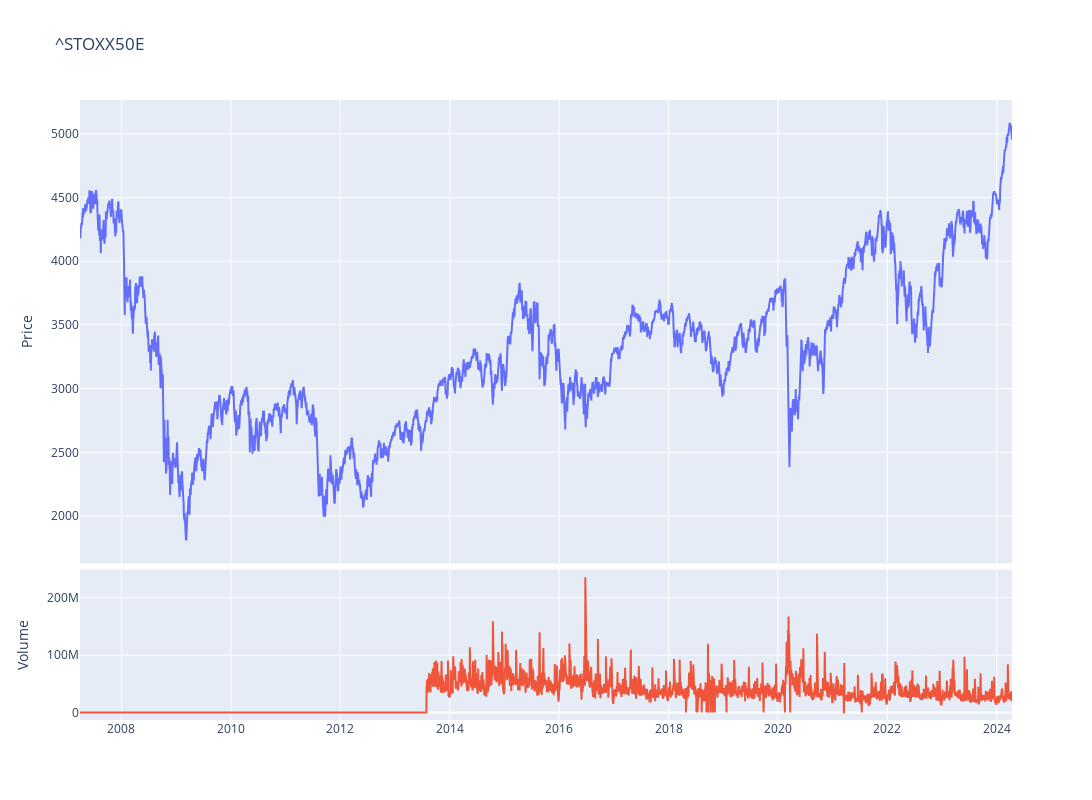

Notebook cell for this chart:
### Code cell
fig = make_subplots(rows=4, cols=1,shared_xaxes=True,vertical_spacing=0.01,specs=[[{'rowspan':3,'colspan':1}],[None],[None],[{'rowspan':1,'colspan':1}]])

# Graph (1,1)
fig.add_trace(go.Scatter(x=stock_ticker.index,y=stock_ticker['Close'],mode="lines",name=f"{ticker}"),row=1, col=1)
# Update xaxis properties
fig.update_yaxes(title_text="Price", row=1, col=1)

# Graph (4,1)
fig.add_trace(go.Scatter(x=stock_ticker.index,y=stock_ticker['Volume'],mode="lines",name='Volume'),row=4, col=1)
fig.update_yaxes(title_text="Volume", row=4, col=1)

fig.update_layout(height=800, width=1300,showlegend=False,title=f"{ticker}")

fig.show()

### Figure 1 — Plotly figure (JSON) as saved in the notebook; plotly's stock layout.template omitted (floating-point values rounded to 4 significant figures; data arrays with more than 128 entries replaced by an {"elided": "..."} marker saying what was removed)
{"data": [{"mode": "lines", "name": "^STOXX50E", "type": "scatter", "x": {"elided": "4273 str values"}, "xaxis": "x", "y": {"elided": "4273 float values"}, "yaxis": "y"}, {"mode": "lines", "name": "Volume", "type": "scatter", "x": {"elided": "4273 str values"}, "xaxis": "x2", "y": {"elided": "4273 int values"}, "yaxis": "y2"}], "layout": {"height": 800, "showlegend": false, "title": {"text": "^STOXX50E"}, "width": 1300, "xaxis": {"anchor": "y", "domain": [0, 1], "matches": "x2", "showticklabels": false}, "xaxis2": {"anchor": "y2", "domain": [0, 1]}, "yaxis": {"anchor": "x", "domain": [0.2525, 1], "title": {"text": "Price"}}, "yaxis2": {"anchor": "x2", "domain": [0, 0.2425], "title": {"text": "Volume"}}}}
